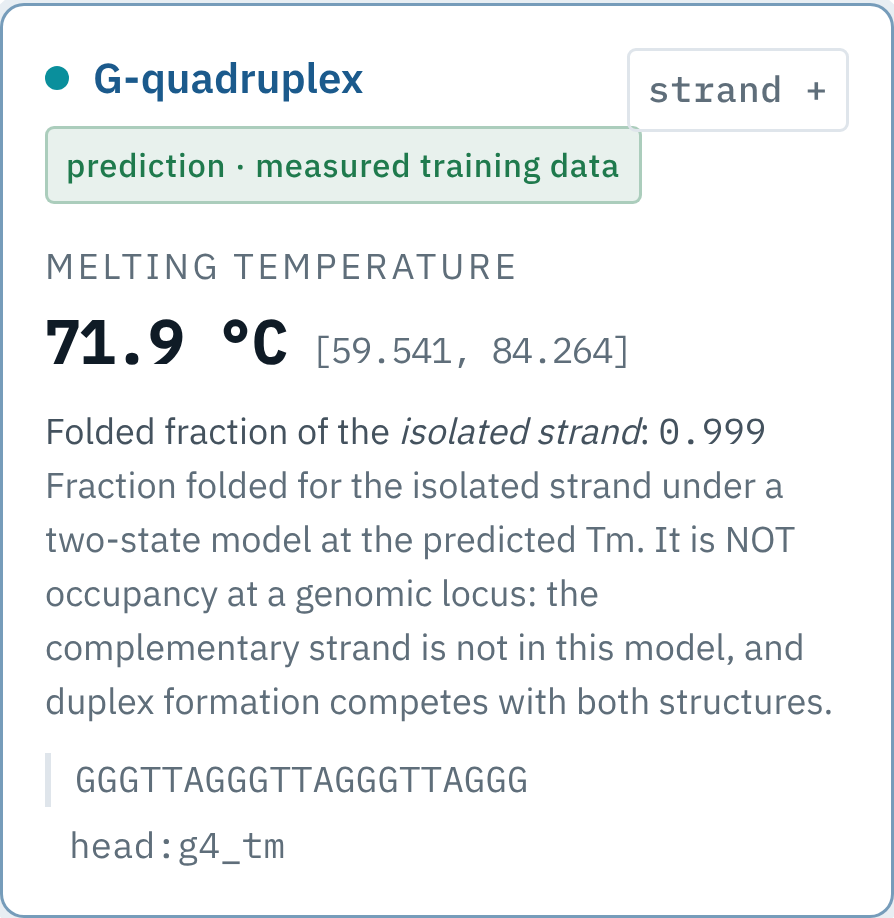
#> input picture manuscript/figures/webserver/src/raw/C_card_K140.png, 894 x 918 px, given in place of A_overview.png, which was not available
$ python ws2.py
#> lines starting #> are read from the running program, lines starting #| are printed output that depends on the picture
"""Figure WS2: the AENNA-3D web interface, composed from 3x screenshots of the
running server (fresh clone of the GitHub repository, v0.5.1 release assets)."""
from pathlib import Path
import matplotlib
matplotlib.use("Agg")
import matplotlib.pyplot as plt
from matplotlib.patches import FancyBboxPatch
from PIL import Image

RAW = Path("raw"); OUT = Path("out")
NAVY, INK, MUTED, RULE = "#1a4d6e", "#1b2328", "#5b6870", "#c9d3d8"
plt.rcParams.update({"font.family": "DejaVu Sans", "font.size": 7, "pdf.fonttype": 42})

def img(name, crop=None):
#> called with name = 'A_overview.png', crop = (0, 0, 5040, 2150)
    im = Image.open(RAW / name).convert("RGB")
#> im is the input picture: PIL image 894x918 RGB; mean R, G, B 240.8, 243.5, 244.2
    return im.crop(crop) if crop else im
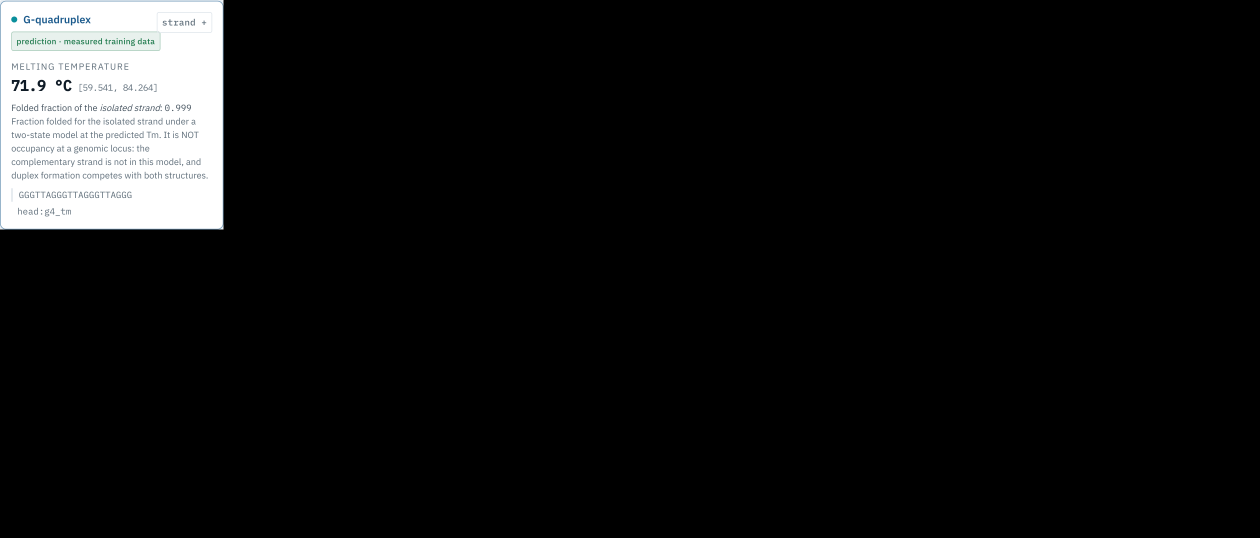
#> returned value: PIL image 5040x2150 RGB (shown at 1/4 size); mean R, G, B 18.2, 18.4, 18.5

A = img("A_overview.png", (0, 0, 5040, 2150))
B = img("C_card_K140.png"); C = img("D_card_Na150.png"); D = img("E_card_imotif.png")
#> call 3 of img, with name = 'D_card_Na150.png'
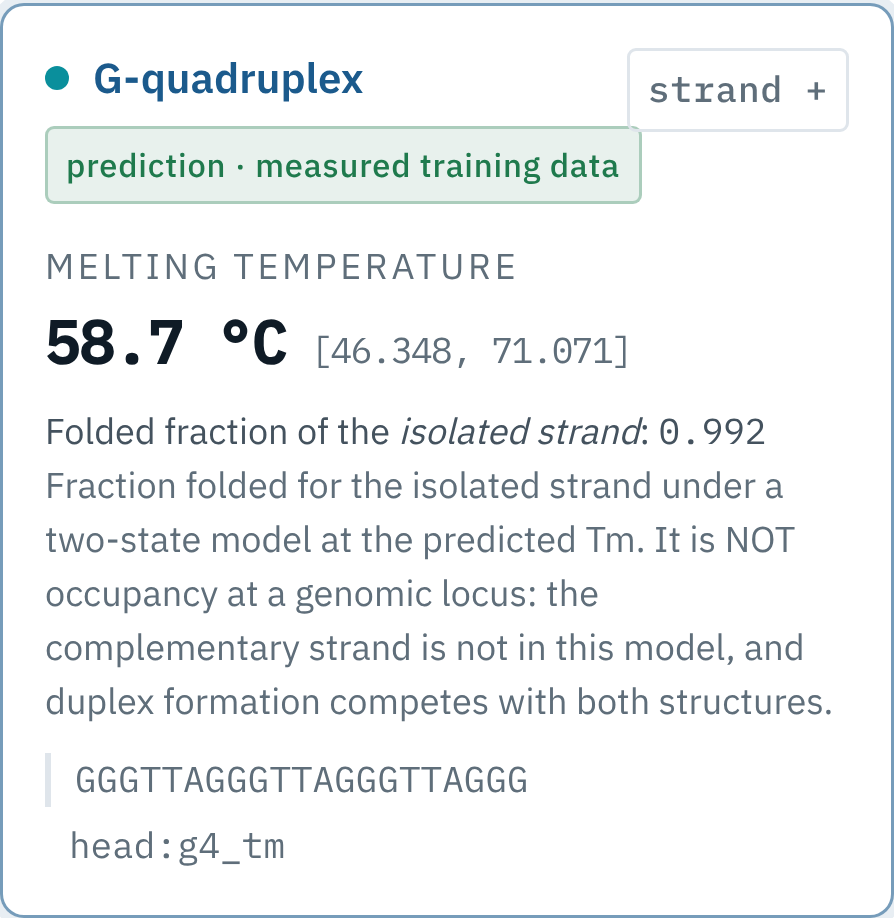
#> input picture manuscript/figures/webserver/src/raw/D_card_Na150.png, 894 x 918 px
#> in img, im is the input picture: PIL image 894x918 RGB; mean R, G, B 240.8, 243.4, 244.1
#> call 4 of img, with name = 'E_card_imotif.png'
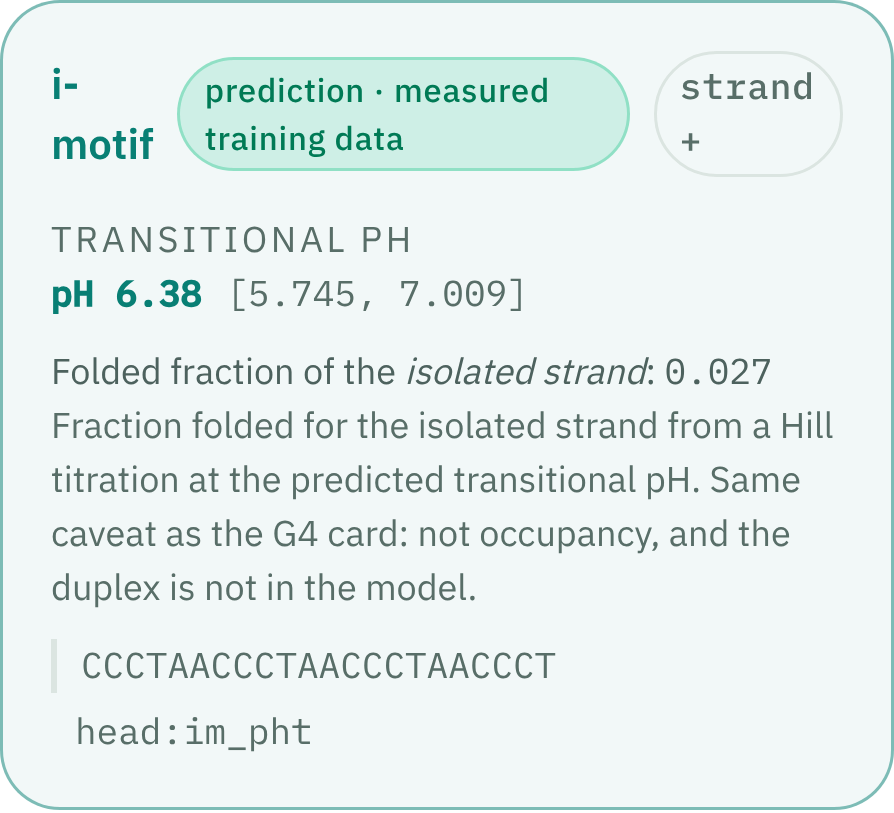
#> input picture manuscript/figures/webserver/src/raw/E_card_imotif.png, 894 x 813 px
#> in img, im is the input picture: PIL image 894x813 RGB; mean R, G, B 228.9, 239.3, 238.1
E = img("F_refusal.png")
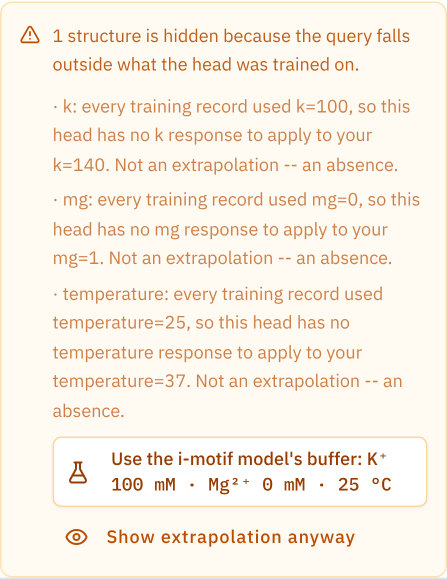
#> input picture manuscript/figures/webserver/src/raw/F_refusal.png, 894 x 1158 px (shown at 1/2 size)
#> in img, im is the input picture: PIL image 894x1158 RGB; mean R, G, B 251.2, 241.3, 230.1
F = img("F_compare_conditions.png", (0, 470, 2988, 2070))
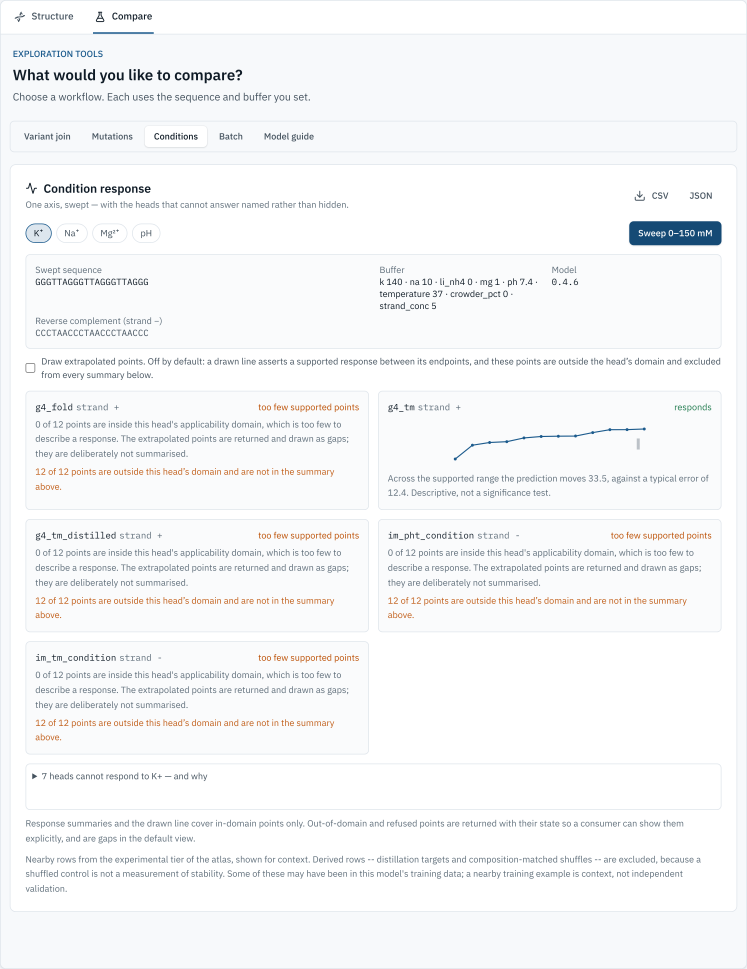
#> input picture manuscript/figures/webserver/src/raw/F_compare_conditions.png, 2988 x 3876 px (shown at 1/4 size)
#> in img, im is the input picture: PIL image 2988x3876 RGB; mean R, G, B 246, 247, 248
#> in img (call 6), `return im.crop(crop) if crop else im`:
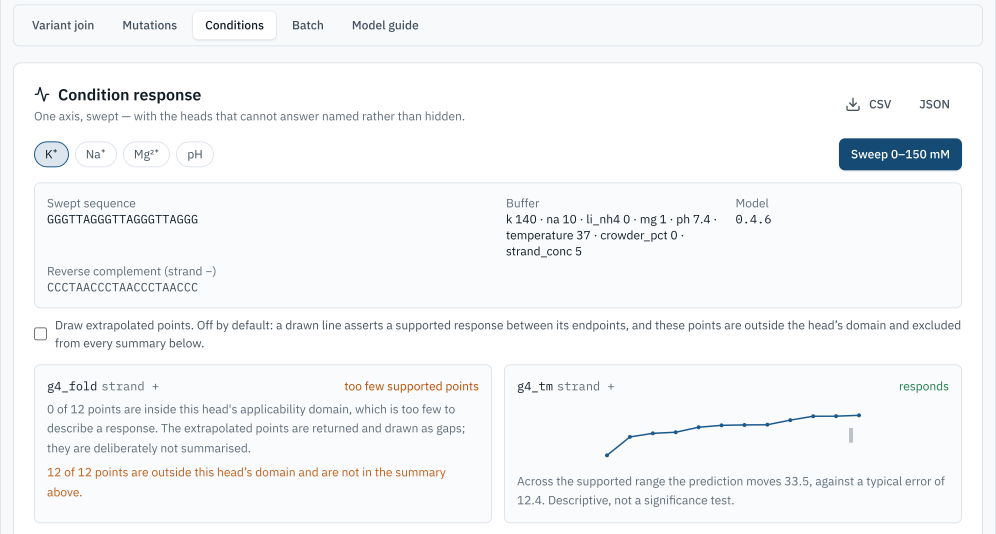
#> returned value: PIL image 2988x1600 RGB (shown at 1/3 size); mean R, G, B 244.9, 246.3, 247.6

W = 7.09                       # 180 mm, double column
gap, lab = 0.12, 0.18          # inter-row gap, room for panel letter/title (in)
hA = W * A.height / A.width
#> hA = 3.02
colw = (W - 2 * 0.12) / 3
hBD = max(colw * im.height / im.width for im in (B, C, D))
#> hBD = 2.34
wE = 2.0; wF = W - wE - 0.14
hE = wE * E.height / E.width; hF = wF * F.height / F.width
#> after `hE = wE * E.height / E.width`: hE = 2.59
#> after `hF = wF * F.height / F.width`: hF = 2.65
h3 = max(hE, hF)
#> h3 = 2.65
H = 0.36 + hA + gap + lab + hBD + gap + lab + h3 + 0.05
#> H = 9.03

fig = plt.figure(figsize=(W, H), dpi=600)
def put(im, x, ytop, w, letter=None, title=None):
#> called with x = 0, ytop = 0.36, w = 7.09
    h = w * im.height / im.width
#> h = 3.02
    ax = fig.add_axes([x / W, (H - ytop - h) / H, w / W, h / H])
    ax.imshow(im, interpolation="lanczos"); ax.set_axis_off()
    for s in ("left", "right", "top", "bottom"):
        ax.spines[s].set_visible(False)
    ax.add_patch(plt.Rectangle((0, 0), 1, 1, transform=ax.transAxes, fill=False, lw=0.5, ec=RULE))
    if letter:
        fig.text(x / W, (H - ytop + 0.06) / H, letter, fontsize=10, fontweight="bold", color=INK, va="bottom")
    if title:
        fig.text((x + 0.2) / W, (H - ytop + 0.075) / H, title, fontsize=6.6, color=MUTED, va="bottom")
    return ax, h

# --- A: whole interface, with the three working areas named above it ----------
y = 0.36
axA, _ = put(A, 0, y, W)
fig.text(0, (H - 0.02) / H, "A", fontsize=10, fontweight="bold", color=INK, va="top")
for (x0, x1), name in [((12, 308), "1  Sequence and buffer"),
                       ((320, 1316), "2  Schematic 3D archetype / Compare tools"),
                       ((1328, 1668), "3  Evidence cards")]:
    fx0, fx1 = x0 / 1680 * W, x1 / 1680 * W
    yb = H - y + 0.05
    fig.add_artist(plt.Line2D([fx0 / W, fx1 / W], [yb / H] * 2, color=NAVY, lw=0.8))
    for fx in (fx0, fx1):
        fig.add_artist(plt.Line2D([fx / W] * 2, [yb / H, (yb - 0.035) / H], color=NAVY, lw=0.8))
    fig.text(((fx0 + fx1) / 2 + (0.25 if name.startswith("1") else 0)) / W, (yb + 0.035) / H, name,
             ha="center", va="bottom", fontsize=6.8, color=NAVY, fontweight="bold")

# --- B-D: evidence cards --------------------------------------------------------
y += hA + gap + lab
#> y = 3.68
put(B, 0, y, colw, "B", "Telomeric G4 · 140 mM K⁺, 10 mM Na⁺")
put(C, colw + 0.12, y, colw, "C", "Same strand · no K⁺, 150 mM Na⁺")
put(D, 2 * (colw + 0.12), y, colw, "D", "Telomeric C-strand · reference buffer")

# --- E-F: refusal and the applicability-aware condition sweep ----------------------
y += hBD + gap + lab
#> y = 6.33
put(E, 0, y, wE, "E", "C-strand in cytosol-like buffer: declined")
put(F, wE + 0.14, y, wF, "F", "Compare › Conditions: K⁺ swept 0–150 mM, a verdict per head")

for ext in ("png", "pdf"):
#> (the run stopped early here; a loop or call above may not have finished)
